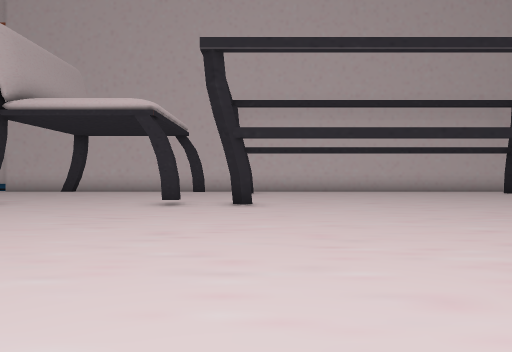
[1] (above)

19 first-person views from a walk through a Unity game level. The camera is 1.2 m above the floor, looks level and sees 75° across. The floor is counted in squares, 2 m on a side. Each view is taken from the middle of a square. On the plan, view 1 faces up. The plan holds only what a view shows up to about 10 squares ahead; the rest is blank. The place goes on beyond the plan. The player character is not drawn. Some animated figures are not drawn.

[2]
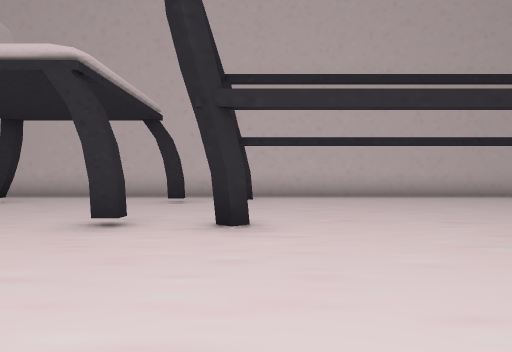

[3]
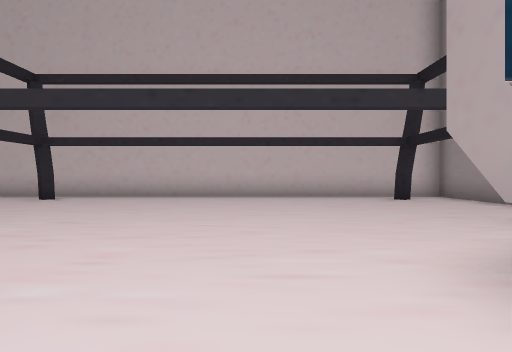

[4]
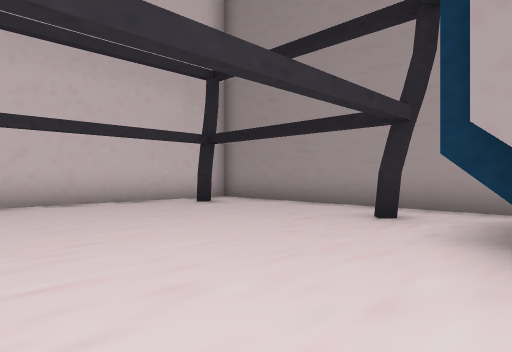

[5]
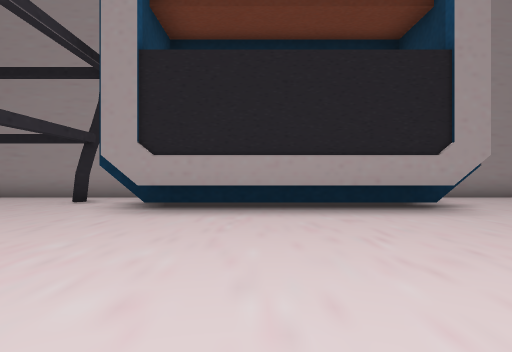

[6]
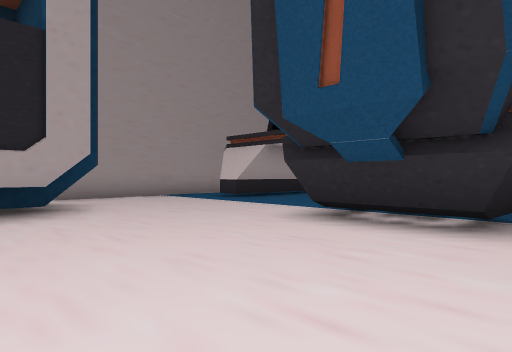

[7]
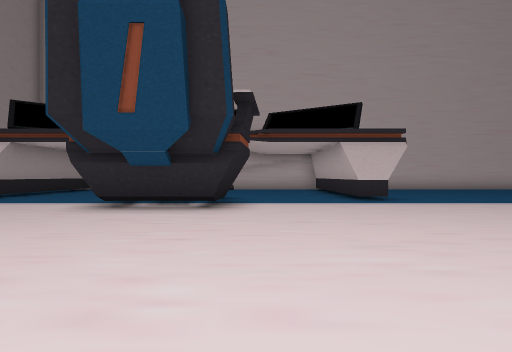

[8]
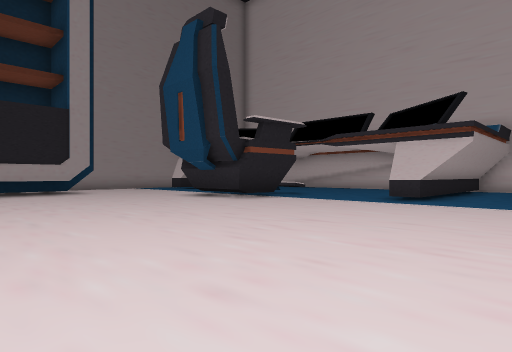

[9]
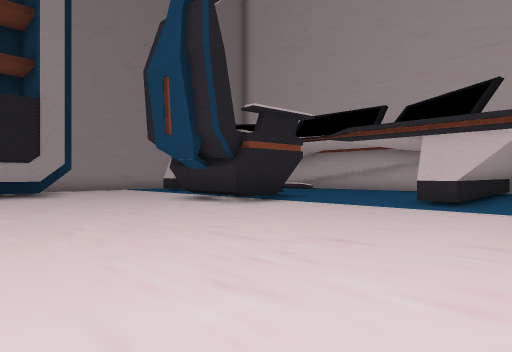

[10]
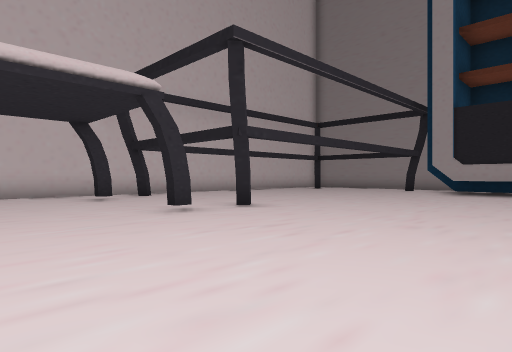

[11]
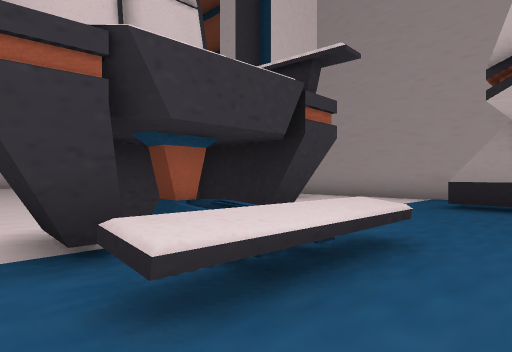

[12]
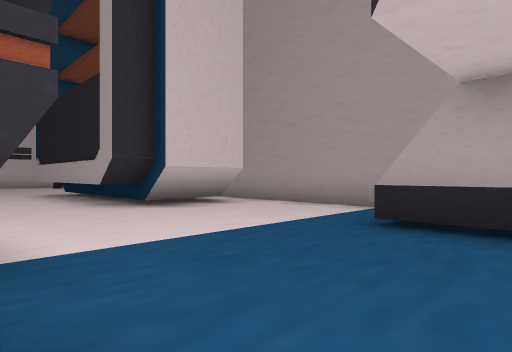

[13]
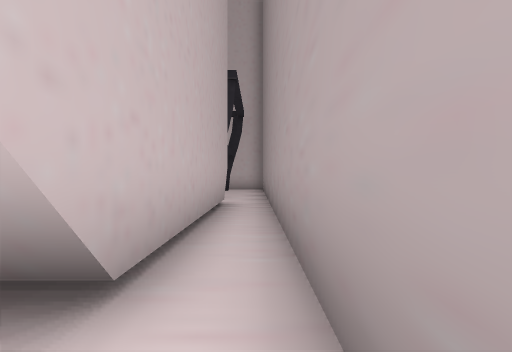

[14]
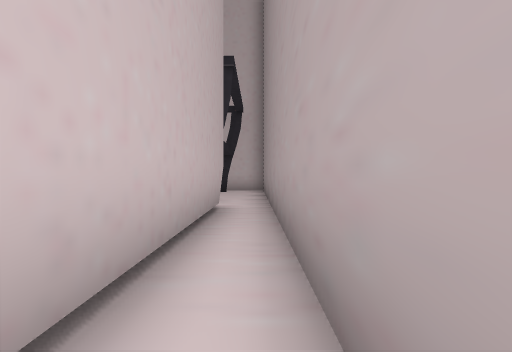

[15]
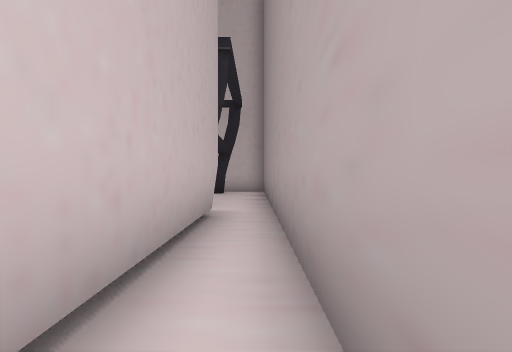

[16]
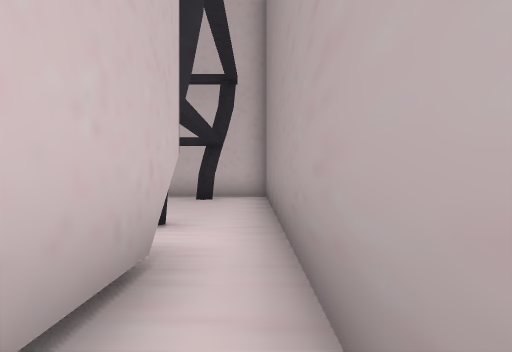

[17]
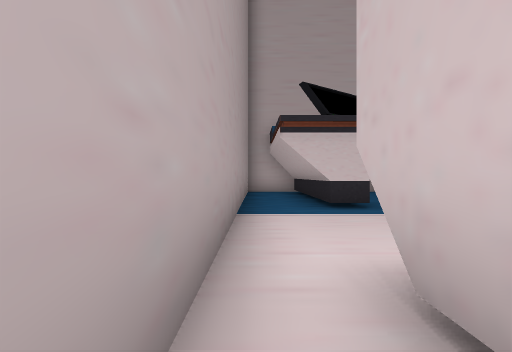

[18]
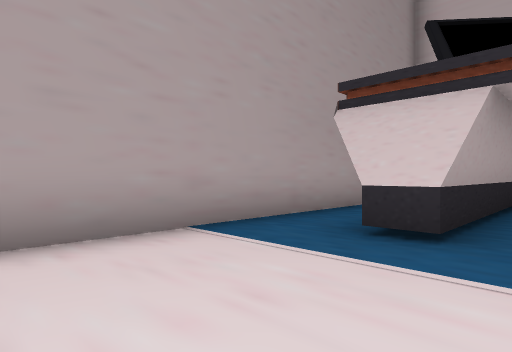

[19]
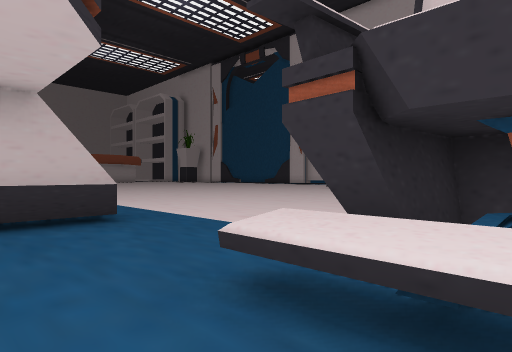

### Floor plan
Points are (right, up) in squares from view 1. A wall is a line through its corners. A room is listed if a view was taken in it or the views show most of it. See-through windows are left out.
Room 1 (views 1, 2, 3, 4, 5, 6, 7, 8, 9, 10, 11, 12, 13, 14, 15, 16, 17, 18, 19)
walls: (0, 7.1) (-0.4, 6.8); (-1.6, 7) (-2.1, 7); (6.4, -0.8) (6.4, 5.5); (1.7, -2.9) (4.2, -2.9); (1.5, -3.5) (1.6, -3.1); (3, -4.2) (2.5, -4.2); (3.7, -4.6) (3.6, -3.3) (2.1, -3.3) (1.9, -4.7) (1.3, -4.7) (1.4, -3.1); (8.8, 6.8) (8.5, 7.1); (1.6, -4.8) (1.6, -3.1); (9.3, 6) (9.3, -1.3) (7.3, -1.3) (7.3, 6); (2.7, -4.9) (2.7, -3.8); (4.5, -4.7) (3.7, -4.8); (-1.6, 10.5) (-2.1, 10.5); (-0.3, 11.2) (-0.6, 11.6); (-2.5, -5.1) (-1.5, -5.1); (7.9, -5.1) (8.8, -5.1); (8.6, -5.1) (8.6, -7.5); (-2.2, -7.5) (-2.2, -5.1); (-2.5, -7.5) (-2.5, -5.4) (-1.5, -5.4) (-1.5, -7); (7.9, -7.5) (7.9, -5.4) (8.8, -5.4) (8.8, -7.5); (10.3, -7.5) (10.3, 12.6) (-5.5, 12.6)
low walls: (1.6, -3.1) (4, -3.1); (4.1, -4.6) (3.7, -4.6); (3, -4.9) (3, -4.2); (4.1, -5.9) (1.6, -5.9) (1.6, -5.4) (2.2, -5.4)

Positions as (right, up) in squares from view 1, and headings:
1: (0, 0), facing up
2: (0, 3), facing up
3: (5, 3), facing up
4: (4, 5), facing up-right
5: (1, 3), facing right
6: (1, 1), facing down-right
7: (1, 3), facing down
8: (-5, 3), facing down-right
9: (-4, 2), facing down-right
10: (-5, 2), facing up-right
11: (1, -7), facing up-right
12: (4, -7), facing up-right
13: (10, -2), facing up
14: (10, -1), facing up
15: (10, 0), facing up
16: (10, 3), facing up
17: (10, 1), facing down
18: (7, -2), facing down-right
19: (3, -7), facing up-left
